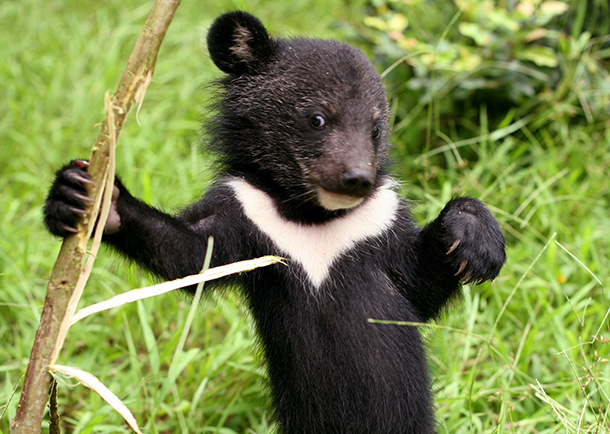
#> input picture Neural Net AnacondaSpider/nnlab/images/blackbear/12_29_15_bears2.jpg, 610 x 434 px; its folder holds only this picture in this run
$ python code.py
#> lines starting #> are read from the running program, lines starting #| are printed output that depends on the picture
# -*- coding: utf-8 -*-
"""
Created on Thu Nov 29 11:05:31 2018

@author: fu
"""
from google_images_download import googleimagesdownload
import os
import numpy as np
from PIL import Image
from sklearn.decomposition import PCA
import pandas as pd
import matplotlib.pyplot as plt
from sklearn.neural_network import MLPClassifier
import random

# constants
QUERIES = ["polar bear", "black bear"]  # used in image searches
TAGS = ["polarbear", "blackbear"]  # used in filenames (no spaces)
IMG_DIR = "images"

#setup a standard image size; this will distort some images but will get everything into the same shape
STANDARD_SIZE = (200, 200)

def download_images(query, tag):
    if os.path.isdir(IMG_DIR + "/" + tag) and len([f for f in os.listdir(IMG_DIR + "/" + tag)]) >= 3:
        print("It looks like you've already downloaded images for '" + query + "'.")
        print("Skipping download.")
        print("To re-download images, remove all images in the " + query + " folder.")
        return

    settings = {}
    settings["keywords"] = query
    settings["limit"] = 30   # how many images to download
    settings["output_directory"] = IMG_DIR
    settings["no_numbering"] = True
    settings["image_directory"] = tag
    settings["format"] = "jpg"
    settings["color_type"] = "full-color"
    settings["size"] = "medium"
    settings["type"] = "photo"

    downloader = googleimagesdownload()
    downloader.download(settings)

    # make sure images can be loaded
    imglist = [IMG_DIR + "/" + tag + "/" + f for f in os.listdir(IMG_DIR + "/" + tag) if not f.startswith('.')]
    for img in imglist:
        try:
            Image.open(img)
        except OSError:
            print(img, "can't be opened--will delete.")
            os.remove(img)


def img_to_matrix(filename, verbose=False):
    """
    takes a filename and turns it into a numpy array of RGB pixels
    """
    img = Image.open(filename)
    if verbose==True:
        print("changing size from %s to %s" % (str(img.size), str(STANDARD_SIZE)))
    img2 = img.resize(STANDARD_SIZE, Image.BILINEAR)
    img3 = list(img2.getdata())
    img4 = [list(x) for x in img3]
    img5 = np.array(img4)
    return img5

def flatten_image(img):
    """
    takes in an (m, n) numpy array and flattens it
    into an array of shape (1, m * n)
    """
    s = img.shape[0] * img.shape[1]
    img_wide = img.reshape(1, s)
    return img_wide[0]

def evaluate(classifier, test_set, correct_outputs):
    right = 0
    wrong = 0
    predictions = classifier.predict(test_set)
    for i in range(0, len(predictions)):
        if predictions[i] == correct_outputs[i]:
            right += 1
        else:
            wrong += 1
    return right, wrong

def shuffle_data(X, y):
    # horribly inefficient shuffling algorithm
    for i in range(0, len(y)*2):
        a = random.randint(0, len(y)-1)
        b = random.randint(0, len(y)-1)
        temp = X[a]
        X[a] = X[b]
        X[b] = temp
        temp = y[a]
        y[a] = y[b]
        y[b] = temp

#download_images(QUERIES[0], TAGS[0])
#download_images(QUERIES[1], TAGS[1])

DIRS = [IMG_DIR + "/" + TAGS[0], IMG_DIR + "/" + TAGS[1]]
tag0images = [DIRS[0] + "/" + f for f in os.listdir(DIRS[0]) if not f.startswith('.')]
tag1images = [DIRS[1] + "/" + f for f in os.listdir(DIRS[1]) if not f.startswith('.')]
images = tag0images + tag1images
labels = [TAGS[0]] * len(tag0images) + [TAGS[1]] * len(tag1images)

shuffle_data(images, labels)
data = []
for image in images:
    img = img_to_matrix(image)
#> in img_to_matrix, img is the input picture: PIL image 610x434 RGB; mean R, G, B 121.2, 134.6, 74.3
#> in img_to_matrix, `img2 = img.resize(STANDARD_SIZE, Image.BILINEAR)`:
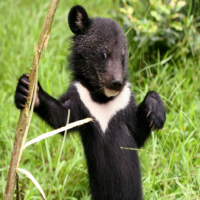
#> img2: PIL image 200x200 RGB; mean R, G, B 121.2, 134.6, 74.3
#> in img_to_matrix, `img3 = list(img2.getdata())`: img3 = 40000 items
    img = flatten_image(img)
    data.append(img)
#> pass 2 of the loop `for image in images:`:
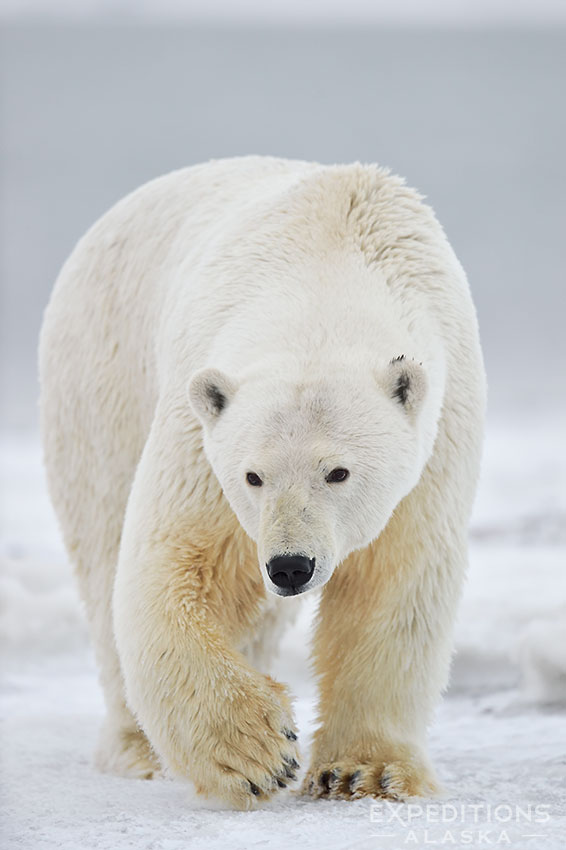
#> input picture Neural Net AnacondaSpider/nnlab/images/polarbear/16-polar-bears_d4s3705.jpg, 566 x 850 px
#> in img_to_matrix, img is the input picture: PIL image 566x850 RGB; mean R, G, B 197.8, 197.6, 195.3
#> in img_to_matrix (call 2), `img2 = img.resize(STANDARD_SIZE, Image.BILINEAR)`:
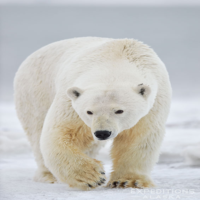
#> img2: PIL image 200x200 RGB; mean R, G, B 197.8, 197.6, 195.3

data = np.array(data)

"""PCS section"""
pca = PCA(n_components=2)
X = pca.fit_transform(data)
#> X = [[-19103.7, 1.33e-09], [19103.7, 1.33e-09]]
df = pd.DataFrame({"x": X[:, 0], "y": X[:, 1], "label":labels})
#> df = table of 2 rows and 3 columns
colors = ["blue", "red"]
for label, color in zip(df['label'].unique(), colors):
    mask = df['label']==label
    plt.scatter(df[mask]['x'], df[mask]['y'], c=color, label=label)
#> this loop made 2 passes
#> (label, color) on passes 1 to 2: ('blackbear', 'blue'), ('polarbear', 'red')
plt.legend()
plt.show()
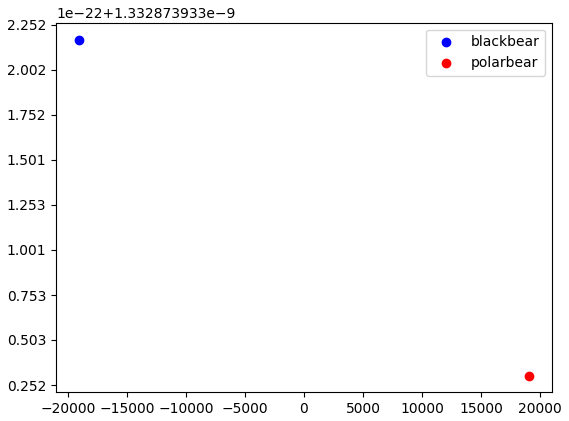
#> figure drawn by matplotlib, 1 panel

'''train NN'''
nn_trainer = MLPClassifier(solver='lbfgs', alpha=1e-5, hidden_layer_sizes=())
labels_ints = [TAGS.index(x) for x in labels]
classifier = nn_trainer.fit(X, labels_ints)
print("Training and testing on same data (poor practice).")
results = evaluate(classifier, X, labels_ints)
#> in evaluate, `predictions = classifier.predict(test_set)`: predictions = [1, 0]
#> the loop in evaluate, `for i in range(0, len(predictions)):` made 2 passes
#> right on passes 1 to 2: 1, 2
#> after the loop in evaluate, `for i in range(0, len(predictions)):`: right = 2; wrong = 0
#> results = (2, 0)
print("Number predicted correctly:", results[0])
#| Number predicted correctly: 2
print("Number predicted incorrectly:", results[1])
#| Number predicted incorrectly: 0
print("Accuracy: ", results[0] / (results[0] + results[1]))
#| Accuracy:  1.0


# divide our data in half for training/testing
data_length = X.shape[0]
#> data_length = 2
half_length = int(data_length / 2)
#> half_length = 1
X_first_half = X[:half_length]
#> X_first_half = [[-19103.7, 1.33e-09]]
X_second_half = X[half_length:]
#> X_second_half = [[19103.7, 1.33e-09]]
y_first_half = labels_ints[:half_length]
#> y_first_half = [1]
y_second_half = labels_ints[half_length:]
#> y_second_half = [0]

# train on first half, test on second
classifier = nn_trainer.fit(X_first_half, y_first_half)

print("\nTraining on first half, testing on first half (poor practice).")
results = evaluate(classifier, X_first_half, y_first_half)
#> the loop in evaluate (call 2), `for i in range(0, len(predictions)):` made 1 pass
#> results = (1, 0)
print("Number predicted correctly:", results[0])
#| Number predicted correctly: 1
print("Number predicted incorrectly:", results[1])
#| Number predicted incorrectly: 0
print("Accuracy: ", results[0] / (results[0] + results[1]))
#| Accuracy:  1.0

print("\nTraining on first half, testing on second half (good practice).")
results = evaluate(classifier, X_second_half, y_second_half)
#> results = (0, 1)
print("Number predicted correctly:", results[0])
#| Number predicted correctly: 0
print("Number predicted incorrectly:", results[1])
#| Number predicted incorrectly: 1
print("Accuracy:", results[0] / (results[0] + results[1]))
#| Accuracy: 0.0
